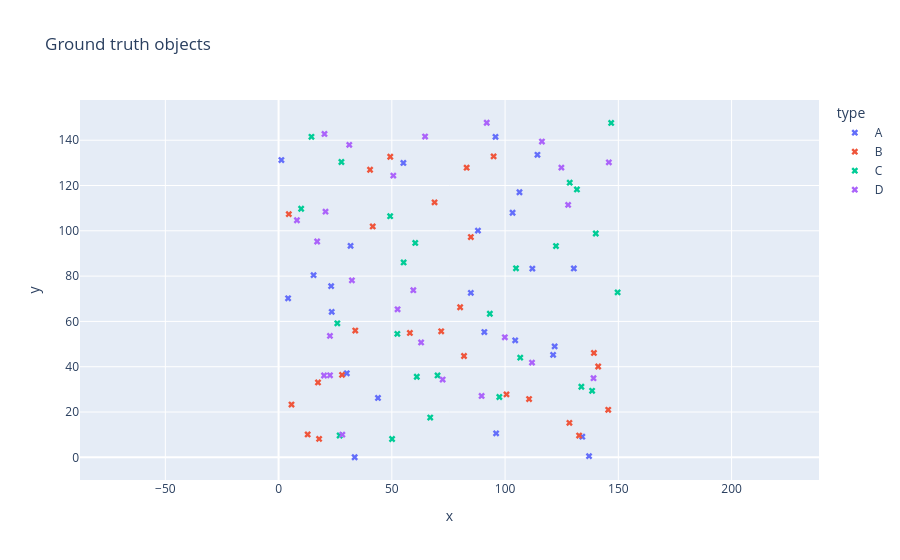

Source (notebook cell):
### Code cell
import plotly.express as px

ground_truth_gdf["id"] = ground_truth_gdf["id"].astype(str)

fig = px.scatter(
    ground_truth_gdf,
    x="x",
    y="y",
    color="type",
    symbol_sequence=["x"],
    hover_data={"id": True, "type": True},
    title="Ground truth objects",
)

fig.update_yaxes(scaleanchor="x", scaleratio=1)  # keep aspect ratio 1:1
fig.show()

### Figure 1 — Plotly figure (JSON) as saved in the notebook; plotly's stock layout.template omitted (floating-point values rounded to 4 significant figures)
{"data": [{"customdata": [["45405564-07c0-44b3-ae81-09a9e91c094f", "A"], ["b26bf2c5-7d2b-4de2-b6ae-4eb55f8aa481", "A"], ["7bd0cff6-f23c-43b7-96f8-977d91346975", "A"], ["cbe4a40b-4cd0-4745-9bc4-deef0e156189", "A"], ["038c23d9-77f6-4e1e-b94b-81f3aff7abe0", "A"], ["301c6443-657e-4740-b383-5124ff8953b3", "A"], ["826ff1e2-bcb5-40a7-948a-1dd752620929", "A"], ["d8854bbf-d7bb-4fef-9acc-e80c29bf3607", "A"], ["7a7e7d28-87db-4727-8db8-8db30df4127d", "A"], ["64783854-e0c2-484c-b8aa-6be8f3a1d808", "A"], ["233d33c3-9a43-457b-98e9-a9526bca8ff5", "A"], ["bb912d10-49be-4a54-a978-ef5a39f9d640", "A"], ["3dadc4d9-3456-41b2-8acd-7671c05d830b", "A"], ["f1678f09-626f-4578-8264-9472da730ab1", "A"], ["8f2609a7-3754-41b5-bea6-c56d2ce738b6", "A"], ["7a22eb78-31a0-4c3c-b2eb-6561d3e7b69c", "A"], ["90d65306-3de9-4074-856d-82b8ad1a4473", "A"], ["4a3f9104-8e30-499b-93f5-6efe583e8e65", "A"], ["fec5dd4c-5c43-4d63-b0da-09732360a459", "A"], ["87e022f5-296c-48fa-9945-511d09490cdc", "A"], ["3c857fde-e379-492b-b087-d9f61750a470", "A"], ["577e9520-16a2-42eb-bce2-0fcf4ff5015d", "A"], ["ae6dddbf-db33-4a9a-ae1f-e64f7568a9a1", "A"], ["c5ccb7fd-9e3e-4b13-aae5-95522a471d06", "A"], ["71a66754-70a3-430b-8b0a-01485771fe1d", "A"]], "hovertemplate": "type=%{customdata[1]}<br>x=%{x}<br>y=%{y}<br>id=%{customdata[0]}<extra></extra>", "legendgroup": "A", "marker": {"color": "#636efa", "symbol": "x"}, "mode": "markers", "name": "A", "orientation": "v", "showlegend": true, "type": "scatter", "x": [23.2, 134.1, 137.1, 130.4, 95.76, 84.87, 90.84, 114.3, 1.239, 96.03, 15.45, 106.3, 55.09, 104.5, 121.9, 43.89, 103.3, 4.195, 112.0, 23.46, 31.77, 121.2, 30.11, 88.01, 33.59], "xaxis": "x", "y": [75.56, 9.094, 0.5247, 83.38, 141.5, 72.61, 55.29, 133.6, 131.2, 10.58, 80.43, 117.0, 130.0, 51.64, 48.96, 26.22, 108.0, 70.2, 83.31, 64.22, 93.37, 45.24, 37.1, 100.1, 0.02997], "yaxis": "y"}, {"customdata": [["80cbf8d1-40a7-4e6d-9e6e-f01a5808d5de", "B"], ["494de28b-1690-442c-9da5-9ca70634ab6a", "B"], ["b13579a9-daa5-4941-b80d-c88bf73edbfa", "B"], ["5139b6bc-3369-4a6c-b406-5855193588e6", "B"], ["3153b787-8737-4566-a74d-0a226d3aa7e9", "B"], ["b6bf50d8-b211-4642-a593-379e31e96a8a", "B"], ["39c48fa8-5a9e-4f05-8d11-ef0b883cf7ab", "B"], ["7729b063-b462-4255-a72f-b26e6c0eb49d", "B"], ["af205bd8-a022-457d-a6bb-5d4c9415a1d1", "B"], ["3c66b279-7a1d-4fb1-b48c-2b27ca03cbf7", "B"], ["840f7978-b24a-4a02-b16c-861d73bdc04b", "B"], ["3faecef9-2ae2-4034-9c5c-973c8a976a9b", "B"], ["cc90a1b2-1ee9-46b2-b770-f222c266ecb1", "B"], ["72effe70-80c9-44e2-a457-65d36bb6c484", "B"], ["976f6e64-be8e-4403-b250-adfbdb4e9a88", "B"], ["1efb636d-a739-4368-adba-f0d076f1fe4f", "B"], ["1a671998-ee12-4577-96e7-2dff4760b0e5", "B"], ["d24309bc-9236-42f7-b19a-5fda0ad4eaf4", "B"], ["99991762-d70b-4668-9597-e608819b14a1", "B"], ["a5f78a06-1aaf-4f97-92b9-40d384b79001", "B"], ["55539245-5aab-482d-8a9c-e69c74407639", "B"], ["b019331e-386c-4d1b-9fa2-f1f8db4a264d", "B"], ["17e19bd3-5348-4c9b-90e8-207ae8cf3cd7", "B"], ["eb082c97-7fca-4964-a4b1-a5c122c320f8", "B"], ["25b45a80-8e69-4783-8a13-786b891071cb", "B"]], "hovertemplate": "type=%{customdata[1]}<br>x=%{x}<br>y=%{y}<br>id=%{customdata[0]}<extra></extra>", "legendgroup": "B", "marker": {"color": "#EF553B", "symbol": "x"}, "mode": "markers", "name": "B", "orientation": "v", "showlegend": true, "type": "scatter", "x": [139.2, 57.97, 110.6, 71.8, 83.02, 132.7, 68.86, 49.3, 141.1, 128.4, 12.84, 4.513, 100.6, 17.4, 40.39, 84.89, 41.56, 94.93, 145.5, 17.89, 80.15, 28.0, 81.87, 33.85, 5.7], "xaxis": "x", "y": [46.08, 54.9, 25.71, 55.64, 127.9, 9.609, 112.6, 132.7, 40.09, 15.22, 10.09, 107.4, 27.78, 33.06, 127.0, 97.25, 101.9, 132.8, 20.97, 8.134, 66.25, 36.41, 44.72, 55.96, 23.3], "yaxis": "y"}, {"customdata": [["a1417e3d-31c6-4a90-8fa9-1558d3ff03f0", "C"], ["4cb3fedb-8331-4336-a7c3-d41101fca409", "C"], ["e3ecd7f9-53d7-41ef-97c1-95b75e36d3c8", "C"], ["5cb77e10-b9fc-40a4-8852-1ec22f105aca", "C"], ["baf61970-cab4-434b-89e3-6eeb074848a5", "C"], ["9def2acc-629c-4669-a7fa-7c85dc20a03e", "C"], ["7c1e9c71-46e4-4bbc-808a-f05f1ae2d980", "C"], ["3dae2553-a20a-4544-a35b-574362afbe75", "C"], ["2e62c963-c28d-4db8-acb9-3d394bd6a564", "C"], ["6ac99eb9-8b49-46d6-adc9-bcd9a8712042", "C"], ["823ebaea-0ece-4286-9149-8ac1e1c9f797", "C"], ["7d59064e-01c8-4878-8f49-bfe96748bf90", "C"], ["e3fba21a-c2e8-4d80-ae29-b7db2ac3976b", "C"], ["a466c667-1e70-49b2-a98c-9599aba96e21", "C"], ["9cee944c-06d8-4991-a9d5-a35091f42486", "C"], ["811919da-5d17-4cf7-bab7-10be70e0d32d", "C"], ["18816278-b921-4310-91b6-e1a5fe794c45", "C"], ["6e65dc31-117e-4a65-ad2f-e0447185ef1a", "C"], ["5ea7cf42-1297-4b51-a13d-821f57021933", "C"], ["07b27faa-9bfa-4885-bd75-b6ee3370b515", "C"], ["0e8e46c3-c36e-4a14-b6b0-1a174d223c3c", "C"], ["aa6fdc53-86c6-4c9c-82a4-54aab747966a", "C"], ["87633153-537c-4506-a21a-f3958f88e29c", "C"], ["9fbe9d96-a7a6-4969-b8e2-6179a387291a", "C"], ["28b774ec-c265-4111-9a7e-124db922b37a", "C"]], "hovertemplate": "type=%{customdata[1]}<br>x=%{x}<br>y=%{y}<br>id=%{customdata[0]}<extra></extra>", "legendgroup": "C", "marker": {"color": "#00cc96", "symbol": "x"}, "mode": "markers", "name": "C", "orientation": "v", "showlegend": true, "type": "scatter", "x": [14.51, 49.25, 149.7, 131.7, 140.0, 26.96, 70.18, 50.1, 55.2, 25.94, 9.962, 104.8, 93.27, 60.34, 106.7, 52.43, 146.8, 122.5, 97.46, 138.4, 128.5, 133.7, 61.01, 66.95, 27.73], "xaxis": "x", "y": [141.5, 106.4, 72.81, 118.3, 98.81, 9.626, 36.13, 8.082, 86.04, 59.16, 109.7, 83.45, 63.37, 94.64, 44.0, 54.51, 147.6, 93.27, 26.63, 29.37, 121.2, 31.15, 35.57, 17.56, 130.4], "yaxis": "y"}, {"customdata": [["b8f51c73-575c-4981-8dac-d30c9bed800c", "D"], ["2fb5cec6-562e-4bee-8b07-84167ed9fa60", "D"], ["5cbe6767-b62e-4407-8cb3-2ea6bef74dca", "D"], ["2e3498fd-81d0-4549-9472-3f4c2ccd8394", "D"], ["d7494297-63d1-4a6c-bde6-e4e8156e282f", "D"], ["e6263b23-f820-43a3-8214-288a6992b365", "D"], ["59c0ef19-efcd-44a3-a354-965b02eb790a", "D"], ["e183345d-7d1c-402d-b56e-24ac56725f0a", "D"], ["94a9f80c-90fa-4217-9299-2cf796c92e11", "D"], ["d8c2e709-0c16-4c62-b3cc-585b2bc60d57", "D"], ["6205a0dc-ea2c-4d9e-a4b7-f56136b08b91", "D"], ["b71c77ee-c395-43fc-8a89-4b5ab07edecb", "D"], ["1ea919af-81b9-4cb8-b95d-5f406424f3d5", "D"], ["5f479b3e-7ba3-4aac-a680-2f36443f7d84", "D"], ["f1556240-5336-410a-8be6-c353a6a337fb", "D"], ["fe128059-e0f3-4369-82b5-0eaacbcecd3e", "D"], ["3b304cf8-8522-40cc-b68a-dace1e82e78d", "D"], ["e1240703-0e76-4db5-b005-7b0e94eb574c", "D"], ["6b30f75a-c73e-4755-9443-b522979737d2", "D"], ["a188e413-7b3d-47dc-8b55-60ff4453e575", "D"], ["ae6a01f2-6895-4cd6-bf4d-7b8086e9704b", "D"], ["94b611ca-42cf-4fd7-baf4-af493ba4a191", "D"], ["1fde53d1-cd64-440a-91d3-3882532516dc", "D"], ["4c361ce2-8373-41f2-a35c-aefa4b3eb620", "D"], ["9d71b30d-6bb7-444b-b3a4-2f43c3ab72cd", "D"]], "hovertemplate": "type=%{customdata[1]}<br>x=%{x}<br>y=%{y}<br>id=%{customdata[0]}<extra></extra>", "legendgroup": "D", "marker": {"color": "#ab63fa", "symbol": "x"}, "mode": "markers", "name": "D", "orientation": "v", "showlegend": true, "type": "scatter", "x": [89.64, 62.92, 139.0, 64.67, 28.14, 99.89, 50.65, 124.8, 111.9, 20.71, 116.3, 31.2, 52.54, 20.26, 22.68, 8.105, 22.7, 32.37, 145.8, 91.89, 127.8, 72.44, 59.49, 17.03, 20.07], "xaxis": "x", "y": [27.09, 50.71, 34.92, 141.6, 10.02, 52.99, 124.4, 127.9, 41.82, 108.5, 139.4, 138.0, 65.35, 142.8, 53.6, 104.7, 36.21, 78.13, 130.2, 147.7, 111.4, 34.34, 73.79, 95.28, 36.13], "yaxis": "y"}], "layout": {"legend": {"title": {"text": "type"}, "tracegroupgap": 0}, "title": {"text": "Ground truth objects"}, "xaxis": {"anchor": "y", "domain": [0, 1], "title": {"text": "x"}}, "yaxis": {"anchor": "x", "domain": [0, 1], "scaleanchor": "x", "scaleratio": 1, "title": {"text": "y"}}}}
